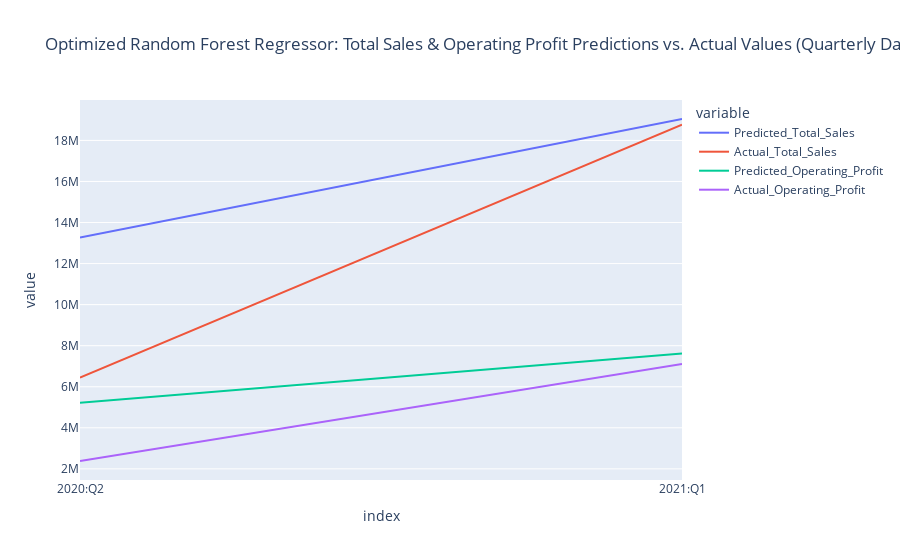

The notebook cell this image was saved under:
### Code cell
#Plot the predictions vs. the actual values
px.line(opt_rfr_df, x=opt_rfr_df.index, y=['Predicted_Total_Sales', 'Actual_Total_Sales', 'Predicted_Operating_Profit', 'Actual_Operating_Profit'], 
        title='Optimized Random Forest Regressor: Total Sales & Operating Profit Predictions vs. Actual Values (Quarterly Data)')

### Figure 1 — Plotly figure (JSON) as saved in the notebook; plotly's stock layout.template omitted (floating-point values rounded to 4 significant figures)
{"data": [{"hovertemplate": "variable=Predicted_Total_Sales<br>index=%{x}<br>value=%{y}<extra></extra>", "legendgroup": "Predicted_Total_Sales", "line": {"color": "#636efa", "dash": "solid"}, "marker": {"symbol": "circle"}, "mode": "lines", "name": "Predicted_Total_Sales", "orientation": "v", "showlegend": true, "type": "scatter", "x": ["2020:Q2", "2021:Q1"], "xaxis": "x", "y": [13270000.0, 19040000.0], "yaxis": "y"}, {"hovertemplate": "variable=Actual_Total_Sales<br>index=%{x}<br>value=%{y}<extra></extra>", "legendgroup": "Actual_Total_Sales", "line": {"color": "#EF553B", "dash": "solid"}, "marker": {"symbol": "circle"}, "mode": "lines", "name": "Actual_Total_Sales", "orientation": "v", "showlegend": true, "type": "scatter", "x": ["2020:Q2", "2021:Q1"], "xaxis": "x", "y": [6442039, 18770496], "yaxis": "y"}, {"hovertemplate": "variable=Predicted_Operating_Profit<br>index=%{x}<br>value=%{y}<extra></extra>", "legendgroup": "Predicted_Operating_Profit", "line": {"color": "#00cc96", "dash": "solid"}, "marker": {"symbol": "circle"}, "mode": "lines", "name": "Predicted_Operating_Profit", "orientation": "v", "showlegend": true, "type": "scatter", "x": ["2020:Q2", "2021:Q1"], "xaxis": "x", "y": [5220000.0, 7621000.0], "yaxis": "y"}, {"hovertemplate": "variable=Actual_Operating_Profit<br>index=%{x}<br>value=%{y}<extra></extra>", "legendgroup": "Actual_Operating_Profit", "line": {"color": "#ab63fa", "dash": "solid"}, "marker": {"symbol": "circle"}, "mode": "lines", "name": "Actual_Operating_Profit", "orientation": "v", "showlegend": true, "type": "scatter", "x": ["2020:Q2", "2021:Q1"], "xaxis": "x", "y": [2383000.0, 7114000.0], "yaxis": "y"}], "layout": {"legend": {"title": {"text": "variable"}, "tracegroupgap": 0}, "title": {"text": "Optimized Random Forest Regressor: Total Sales & Operating Profit Predictions vs. Actual Values (Quarterly Data)"}, "xaxis": {"anchor": "y", "domain": [0, 1], "title": {"text": "index"}}, "yaxis": {"anchor": "x", "domain": [0, 1], "title": {"text": "value"}}}}
